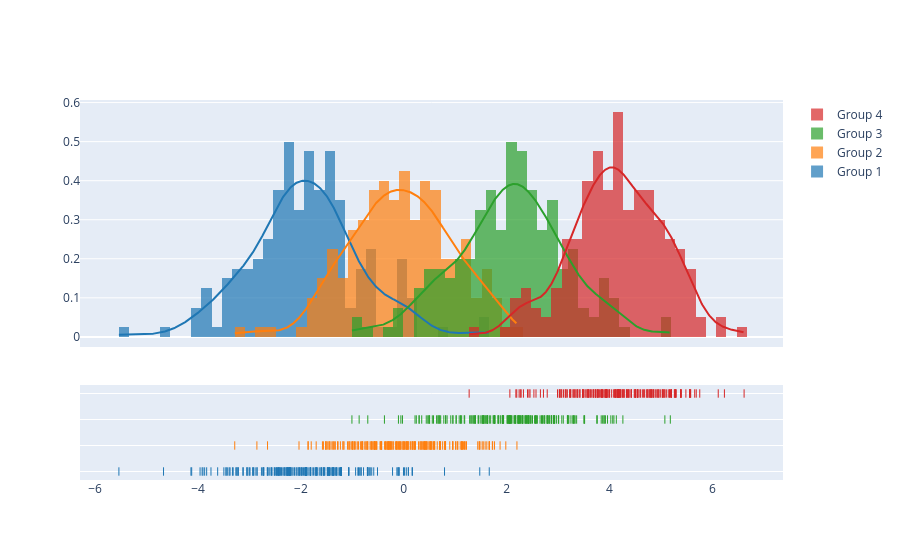

The notebook cell saved with this chart:
### Code cell
import plotly.figure_factory as ff

# Add histogram data
x1 = np.random.randn(200) - 2
x2 = np.random.randn(200)
x3 = np.random.randn(200) + 2
x4 = np.random.randn(200) + 4

# Group data together
hist_data = [x1, x2, x3, x4]

group_labels = ['Group 1', 'Group 2', 'Group 3', 'Group 4']

# Create distplot with custom bin_size
fig = ff.create_distplot(hist_data, group_labels, bin_size=.2)
fig.show()

### Figure 1 — Plotly figure (JSON) as saved in the notebook; plotly's stock layout.template omitted (floating-point values rounded to 4 significant figures; data arrays with more than 128 entries replaced by an {"elided": "..."} marker saying what was removed)
{"data": [{"autobinx": false, "histnorm": "probability density", "legendgroup": "Group 1", "marker": {"color": "rgb(31, 119, 180)"}, "name": "Group 1", "opacity": 0.7, "type": "histogram", "x": {"elided": "200 float values"}, "xaxis": "x", "xbins": {"end": 1.661, "size": 0.2, "start": -5.538}, "yaxis": "y"}, {"autobinx": false, "histnorm": "probability density", "legendgroup": "Group 2", "marker": {"color": "rgb(255, 127, 14)"}, "name": "Group 2", "opacity": 0.7, "type": "histogram", "x": {"elided": "200 float values"}, "xaxis": "x", "xbins": {"end": 2.2, "size": 0.2, "start": -3.286}, "yaxis": "y"}, {"autobinx": false, "histnorm": "probability density", "legendgroup": "Group 3", "marker": {"color": "rgb(44, 160, 44)"}, "name": "Group 3", "opacity": 0.7, "type": "histogram", "x": {"elided": "200 float values"}, "xaxis": "x", "xbins": {"end": 5.181, "size": 0.2, "start": -1.008}, "yaxis": "y"}, {"autobinx": false, "histnorm": "probability density", "legendgroup": "Group 4", "marker": {"color": "rgb(214, 39, 40)"}, "name": "Group 4", "opacity": 0.7, "type": "histogram", "x": {"elided": "200 float values"}, "xaxis": "x", "xbins": {"end": 6.615, "size": 0.2, "start": 1.271}, "yaxis": "y"}, {"legendgroup": "Group 1", "marker": {"color": "rgb(31, 119, 180)"}, "mode": "lines", "name": "Group 1", "showlegend": false, "type": "scatter", "x": {"elided": "500 float values"}, "xaxis": "x", "y": {"elided": "500 float values"}, "yaxis": "y"}, {"legendgroup": "Group 2", "marker": {"color": "rgb(255, 127, 14)"}, "mode": "lines", "name": "Group 2", "showlegend": false, "type": "scatter", "x": {"elided": "500 float values"}, "xaxis": "x", "y": {"elided": "500 float values"}, "yaxis": "y"}, {"legendgroup": "Group 3", "marker": {"color": "rgb(44, 160, 44)"}, "mode": "lines", "name": "Group 3", "showlegend": false, "type": "scatter", "x": {"elided": "500 float values"}, "xaxis": "x", "y": {"elided": "500 float values"}, "yaxis": "y"}, {"legendgroup": "Group 4", "marker": {"color": "rgb(214, 39, 40)"}, "mode": "lines", "name": "Group 4", "showlegend": false, "type": "scatter", "x": {"elided": "500 float values"}, "xaxis": "x", "y": {"elided": "500 float values"}, "yaxis": "y"}, {"legendgroup": "Group 1", "marker": {"color": "rgb(31, 119, 180)", "symbol": "line-ns-open"}, "mode": "markers", "name": "Group 1", "showlegend": false, "type": "scatter", "x": {"elided": "200 float values"}, "xaxis": "x", "y": {"elided": "200 str values"}, "yaxis": "y2"}, {"legendgroup": "Group 2", "marker": {"color": "rgb(255, 127, 14)", "symbol": "line-ns-open"}, "mode": "markers", "name": "Group 2", "showlegend": false, "type": "scatter", "x": {"elided": "200 float values"}, "xaxis": "x", "y": {"elided": "200 str values"}, "yaxis": "y2"}, {"legendgroup": "Group 3", "marker": {"color": "rgb(44, 160, 44)", "symbol": "line-ns-open"}, "mode": "markers", "name": "Group 3", "showlegend": false, "type": "scatter", "x": {"elided": "200 float values"}, "xaxis": "x", "y": {"elided": "200 str values"}, "yaxis": "y2"}, {"legendgroup": "Group 4", "marker": {"color": "rgb(214, 39, 40)", "symbol": "line-ns-open"}, "mode": "markers", "name": "Group 4", "showlegend": false, "type": "scatter", "x": {"elided": "200 float values"}, "xaxis": "x", "y": {"elided": "200 str values"}, "yaxis": "y2"}], "layout": {"barmode": "overlay", "hovermode": "closest", "legend": {"traceorder": "reversed"}, "xaxis": {"anchor": "y2", "domain": [0.0, 1.0], "zeroline": false}, "yaxis": {"anchor": "free", "domain": [0.35, 1], "position": 0.0}, "yaxis2": {"anchor": "x", "domain": [0, 0.25], "dtick": 1, "showticklabels": false}}}
